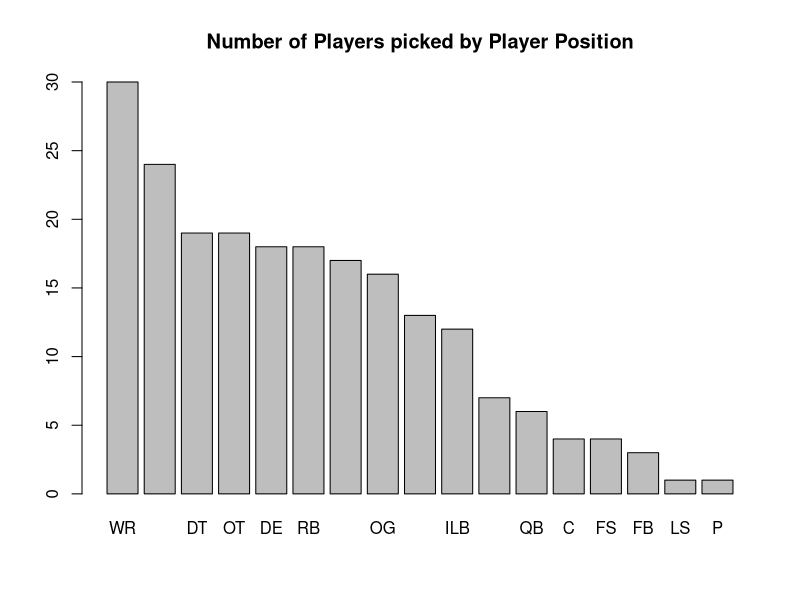
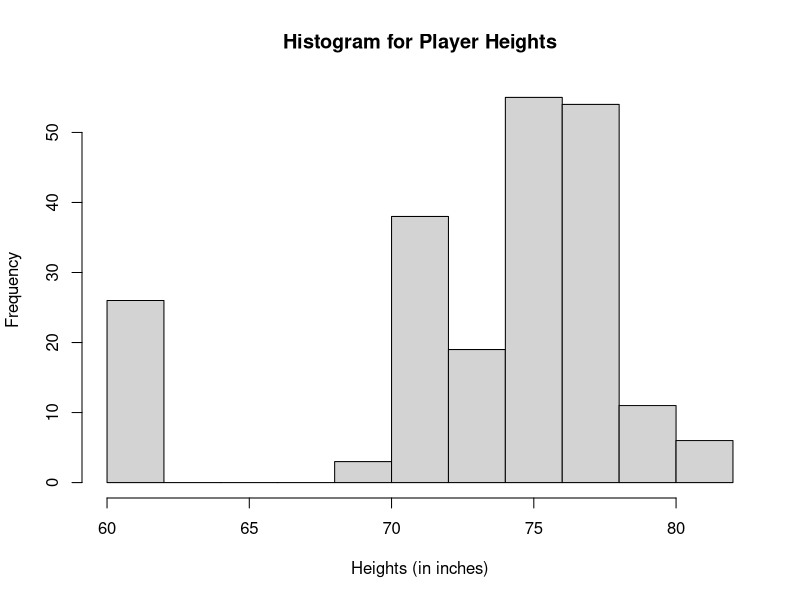
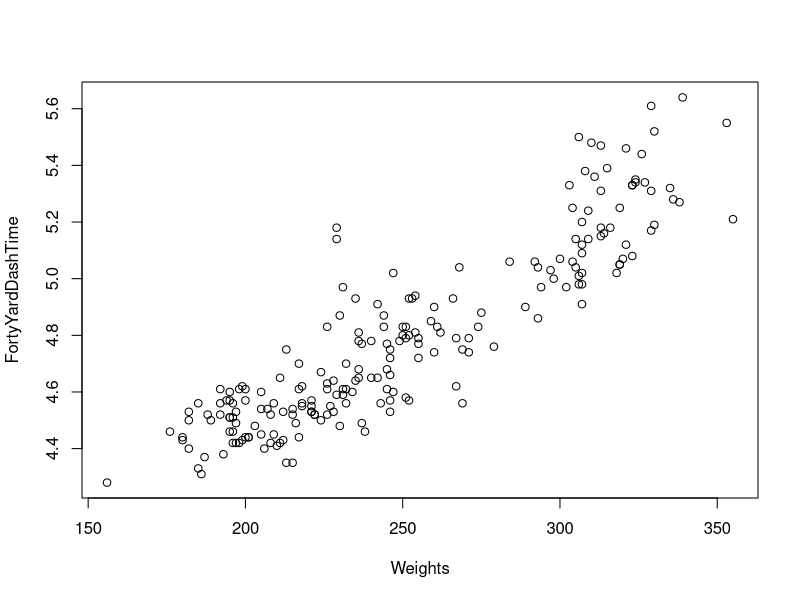
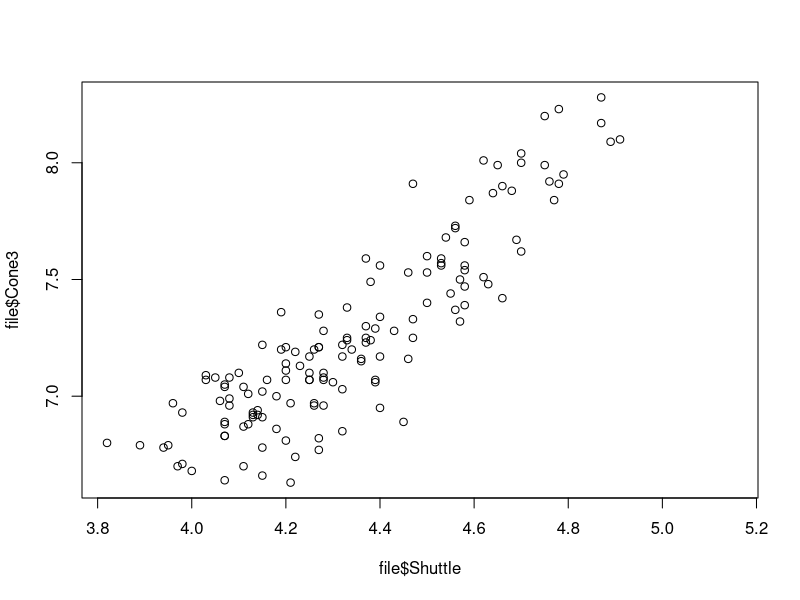
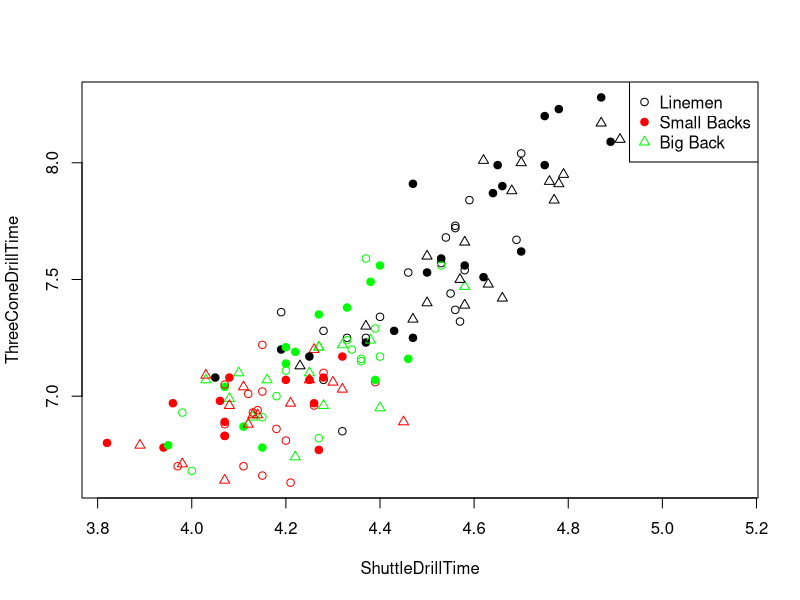
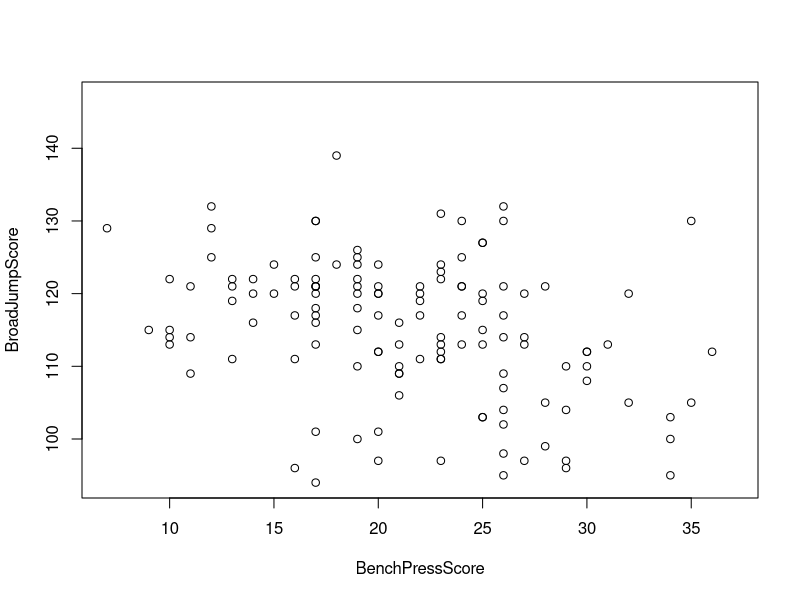

R code for these plots, in order:
### PART A ###

#1a. Reading in the data file "NFLdraft.csv"
file <- read.csv("NFLdraft.csv", head=T, strip.white=T, stringsAsFactors=F)
View(file)
str(file)

#1b. Switching Long Snapper position to the Center position
gsub('LS', 'C', file$Pos)

#1c. Making a new factor to group players according to their positions
positions <- file$Pos
positionsFac <- factor(positions, 
                       levels = c('C', 'CB', 'DE', 'DT', 'FB', 'FS',
                                  'ILB', 'LS', 'OG', 'OLB', 'OT', 'P', 'QB',
                                  'RB', 'SS', 'TE', 'WR'), labels = c('Linemen',
                                                                      'Small Backs', 'Linemen', 'Linemen', 
                                                                      'Big Back', 'Small Backs', 'Big Back', 'Big Back', 
                                                                      'Linemen', 'Big Back', 'Linemen', 'Big Back', 'Big Back', 
                                                                      'Big Back', 'Big Back', 'Linemen', 'Small Backs'))
positionsFac <- factor(positionsFac)
file$Pos2 <- positionsFac
Pos2 <- file$Pos2

#1d. Converting ft into inches
height <- file$Ht
heights <- gsub('-', '.', height)
heights <- as.numeric(heights)
file$Ht <- heights*12

#1e. Splitting the last column into four - Team, Round, Pick, DraftYear
draft <- file$Drafted
final <- unlist(strsplit(draft, " / "))
final <- matrix(final, ncol = 4, byrow = TRUE)
final <- as.data.frame(final)
colnames(final) = c("Team", "Round", "Pick", "DraftYear")
file$Team <- as.character(final$Team)
file$Round <- as.character(final$Round)
file$Pick <- as.character(final$Pick)
file$DraftYear <- as.integer(as.character(final$DraftYear))
file$Drafted <- NULL

#1f. Storing pick as a number
file$Pick <- gsub("[a-zA-Z]*", "", file$Pick) # Remove all letters
file$Pick <- as.integer(file$Pick)

#2a. Summary statistics for the Team column
team <- factor(file$Team)
summary(team)

#2b. Summary statistics for the CollegeTeam column
college = factor(file$CollegeTeam)
summary(college)

#2c. Player position displayed using a barplot in pareto order
pos <- factor(file$Pos)
barplot(table(factor(pos, levels = levels(pos)[order(-table(pos))])),  main = "Number of Players picked by Player Position")

#2d. 5-number summary for player heights
summary(file$Ht)

#2e.Histogram for player heights
hist(file$Ht, main="Histogram for Player Heights", xlab="Heights (in inches)")

#2f. Shortest Players
ind <- which(grepl(min(file$Ht), file$Ht))
file[ind,]$Name

#2g. Plot of 40-yd dash time against Weight
Weights <- file$Wt
FortyYardDashTime <- file$Yd40
plot(Weights, FortyYardDashTime)

#2h. Plot of 3-Cone Drill Time vs shuttle drill time
plot(file$Shuttle,file$Cone3)

#2i. Plot of 3-Cone Drill Time vs shuttle drill time, grouped by position
ShuttleDrillTime <- file$Shuttle
ThreeConeDrillTime <- file$Cone3
plot(ShuttleDrillTime, ThreeConeDrillTime, pch=c(1,19,2), col=c("black", "red", "green")[file$Pos2])
legend(x="topright", legend = levels(file$Pos2), col=c("black", "red", "green"), pch=c(1,19,2))

#2j. Broad jump score Vs. Bench press for linemen
positionSub <- subset(file$Pos2, file$Pos2 == "Linemen")
BenchPressScore <- file$Bench
BroadJumpScore <- file$Broad
plot(BenchPressScore, BroadJumpScore, col=positionSub)

#2k. Finding player with shortest broad jump
minimum <- min(file$Broad, na.rm=TRUE)
ind <- which(grepl(minimum, file$Broad))
#players with the smallest scores
names <-file[ind,]$Name
#their weights
weights <- file[ind,]$Wt
#index of the lighest player
index <- which(grepl(min(weights), weights))
names[index]
file$Round[ind[2]]

#2l. Finding player with longest broad jump
maximum <- max(file$Broad, na.rm=TRUE)
ind <- which(grepl(maximum, file$Broad))
#player with the longest scores
names <-file[ind,]$Name
names
file$Bench[ind]


###  PART B  ###

#1a. Fitting a linear model 
fit <- lm(Cone3 ~ Shuttle, data=file)
summary(fit)

#1c. 92% Confidence Interval
confint(fit, level= 0.92)

#1d. 95% interval for shuttle time = 4.5s
new <- data.frame(Shuttle = 4.5)
predict(fit, new, interval = "confidence") #default is 95% interval

#1e. 95% interval for new player with shuttle time = 4.7s
newData <- data.frame(Shuttle = 4.7)
predict(fit, newData, interval = "prediction")

#2. Testing correlation of draft picks with different test methods
cor(file$Yd40, file$Pick, use="complete")
cor(file$Vertical,file$Pick , use="complete")
cor(file$Pick, file$Bench, use="complete")
cor(file$Pick, file$Broad, use="complete")
cor(file$Pick, file$Cone3, use="complete")
cor(file$Pick, file$Shuttle, use="complete")


